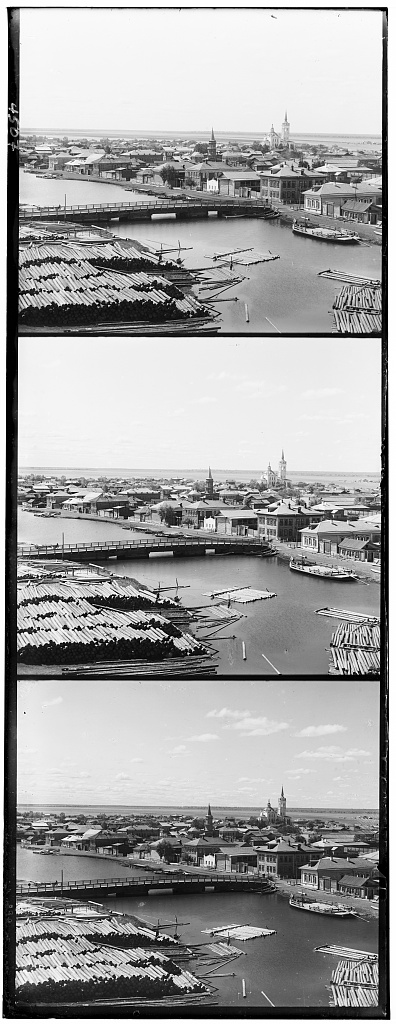
#> input picture data/tobolsk.jpg, 396 x 1024 px
$ python align.py
#> lines starting #> are read from the running program, lines starting #| are printed output that depends on the picture
# CS180 (CS280A): Project 1 starter Python code

# these are just some suggested libraries
# instead of scikit-image you could use matplotlib and opencv to read, write, and display images

import numpy as np
import skimage as sk
import skimage.io as skio

# NCC (Normalized Cross-Correlation) function
def ncc(a, b):
    a = a - a.mean(axis=0)
    b = b - b.mean(axis=0)
    return np.sum(((a / np.linalg.norm(a)) * (b / np.linalg.norm(b))))

# NCC-based image alignment function
def nccAlign(a, b, t):
    min_ncc = -1
    ivalue = np.linspace(-t, t, 2 * t, dtype=int)
    jvalue = np.linspace(-t, t, 2 * t, dtype=int)

    for i in ivalue:
        for j in jvalue:
            nccDiff = ncc(a, np.roll(b, [i, j], axis=(0, 1)))
            if nccDiff > min_ncc:
                min_ncc = nccDiff
                output = [i, j]
    return output

# name of the input file
imname = 'data/tobolsk.jpg'

# read in the image
im = skio.imread(imname)
#> im is the input picture: shape (1024, 396); min 0, max 255, mean 161

# convert to double (might want to do this later on to save memory)
im = sk.img_as_float(im)

# compute the height of each part (just 1/3 of total)
height = np.floor(im.shape[0] / 3.0).astype(int)
#> height = 341

# separate color channels
b = im[:height]
g = im[height: 2*height]
r = im[2*height: 3*height]
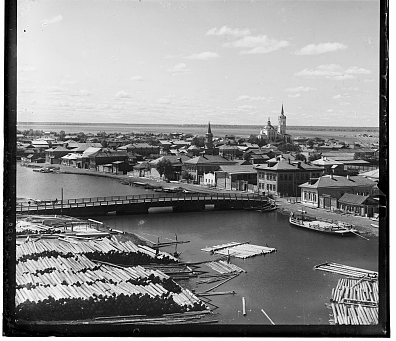
#> r: shape (341, 396) float64; min 0, max 1, mean 0.552

# align the images using NCC alignment
alignGtoB = nccAlign(b, g, 15)
#> the loop in nccAlign, `for i in ivalue:` made 30 passes
#> pass 1, in ncc, `a = a - a.mean(axis=0)`:
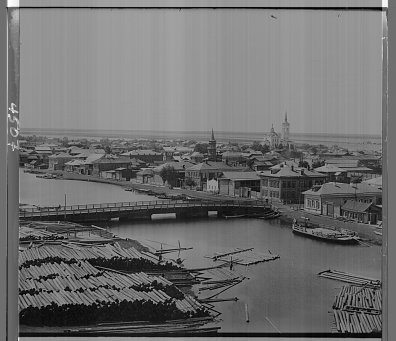
#> a: shape (341, 396) float64; min -0.741, max 0.967, mean 4.36e-16; drawn with min black and max white
#> pass 1, in ncc (call 3), `b = b - b.mean(axis=0)`:
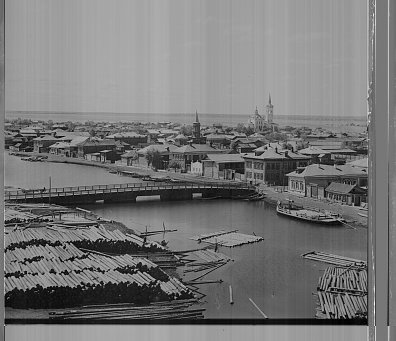
#> b: shape (341, 396) float64; min -0.751, max 0.851, mean 3.82e-16; drawn with min black and max white
#> after the loop in nccAlign, `for i in ivalue:`: min_ncc = 0.808; output = [3, 2]
#> alignGtoB = [3, 2]
alignRtoB = nccAlign(b, r, 15)
#> the loop in nccAlign (call 2), `for i in ivalue:` made 30 passes
#> pass 1, in ncc (call 904), `b = b - b.mean(axis=0)`:
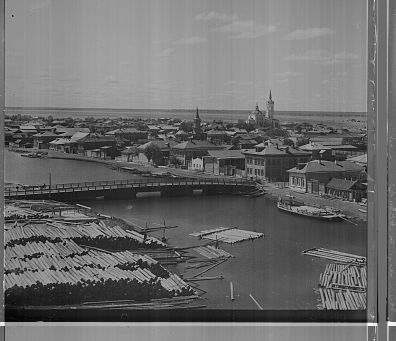
#> b: shape (341, 396) float64; min -0.714, max 0.97, mean -1.68e-17; drawn with min black and max white
#> alignRtoB = [6, 3]

# apply the alignment shifts
g_aligned = np.roll(g, alignGtoB, axis=(0, 1))
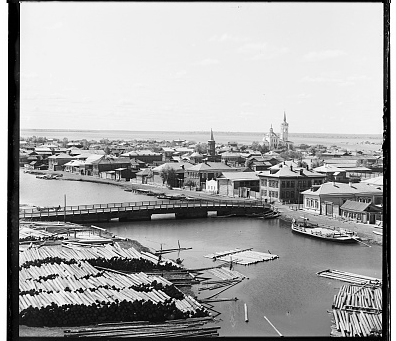
#> g_aligned: shape (341, 396) float64; min 0, max 1, mean 0.66
r_aligned = np.roll(r, alignRtoB, axis=(0, 1))
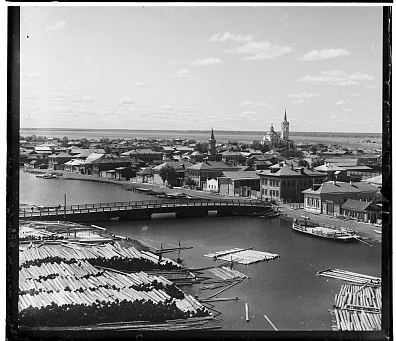
#> r_aligned: shape (341, 396) float64; min 0, max 1, mean 0.552

# create a color image
im_out = np.dstack([r_aligned, g_aligned, b])
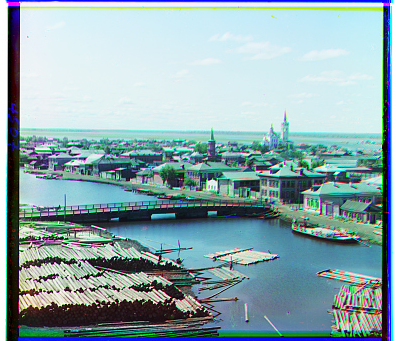
#> im_out: shape (341, 396, 3) float64; mean of channels 0, 1, 2 0.552, 0.66, 0.682; drawn as R, G, B

# save the image
fname = 'processed_image/tobolsk.jpg'
#> (the run stopped early here; a loop or call above may not have finished)

$ run again, with data/cathedral.jpg copied over data/tobolsk.jpg
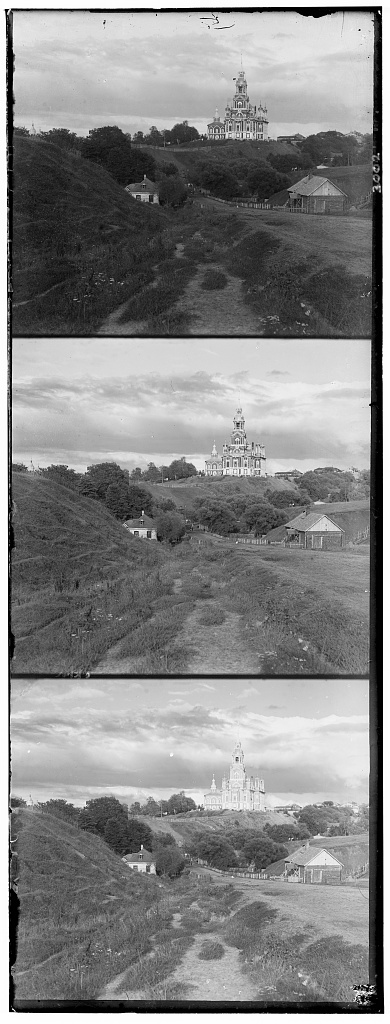
#> input picture data/cathedral.jpg, 390 x 1024 px
#> im is the input picture: shape (1024, 390); min 0, max 255, mean 133.7
#> after the loop in nccAlign, `for i in ivalue:`: min_ncc = 0.844; output = [1, 2]
#> the loop in nccAlign (call 2), `for i in ivalue:` made 30 passes
#> pass 1, in ncc (call 903), `b = b - b.mean(axis=0)`:
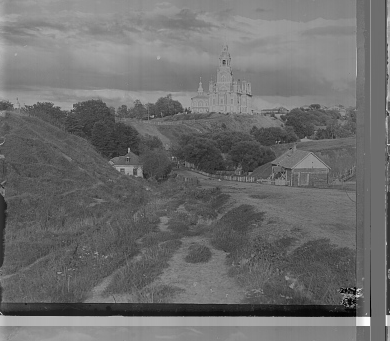
#> b: shape (341, 390) float64; min -0.734, max 0.972, mean -2.14e-16; drawn with min black and max white
#> alignRtoB = [8, 3]
#> `im_out = np.dstack([r_aligned, g_aligned, b])`:
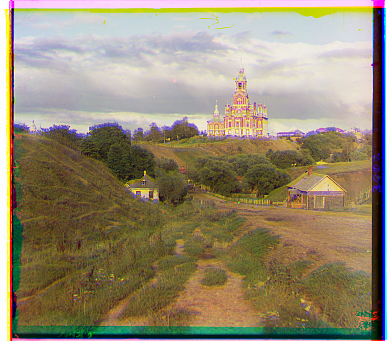
#> im_out: shape (341, 390, 3) float64; mean of channels 0, 1, 2 0.584, 0.54, 0.447; drawn as R, G, B

$ run again, with data/monastery.jpg copied over data/tobolsk.jpg
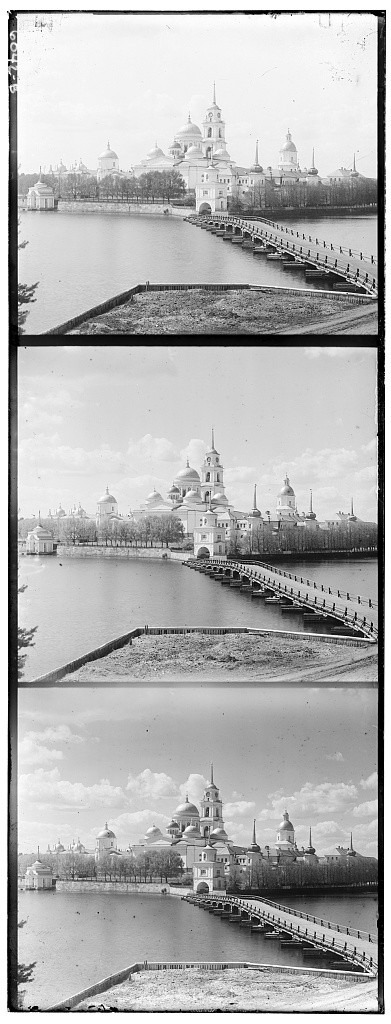
#> input picture data/monastery.jpg, 391 x 1024 px
#> im is the input picture: shape (1024, 391); min 0, max 255, mean 177.7
#> after the loop in nccAlign, `for i in ivalue:`: min_ncc = 0.748; output = [-3, 2]
#> the loop in nccAlign (call 2), `for i in ivalue:` made 30 passes
#> pass 1, in ncc (call 904), `b = b - b.mean(axis=0)`:
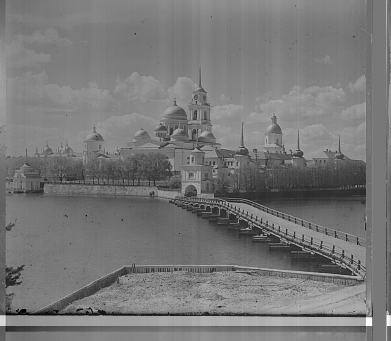
#> b: shape (341, 391) float64; min -0.85, max 0.957, mean 2.56e-16; drawn with min black and max white
#> alignRtoB = [9, 3]
#> `im_out = np.dstack([r_aligned, g_aligned, b])`:
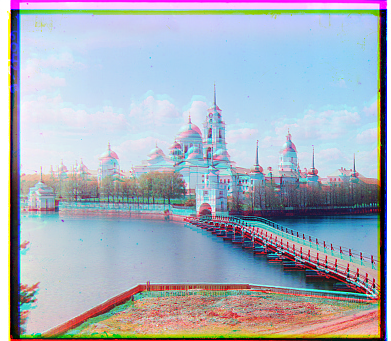
#> im_out: shape (341, 391, 3) float64; mean of channels 0, 1, 2 0.656, 0.691, 0.742; drawn as R, G, B
